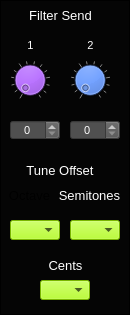
     <widget class="CustomFrame" name="frame_MsoSendFiltersTuneOffset">
      <property name="geometry">
       <rect>
        <x>10</x>
        <y>10</y>
        <width>130</width>
        <height>315</height>
       </rect>
      </property>
      <property name="styleSheet">
       <string notr="true">background-color: rgb(5, 5, 5);</string>
      </property>
      <property name="frameShape">
       <enum>QFrame::Panel</enum>
      </property>
      <property name="frameShadow">
       <enum>QFrame::Plain</enum>
      </property>
      <property name="lineWidth">
       <number>1</number>
      </property>
      <property name="midLineWidth">
       <number>1</number>
      </property>
      <widget class="QSpinBox" name="spinBox_Osc2SendFilter2_3">
       <property name="geometry">
        <rect>
         <x>70</x>
         <y>120</y>
         <width>50</width>
         <height>20</height>
        </rect>
       </property>
       <property name="font">
        <font>
         <pointsize>8</pointsize>
        </font>
       </property>
       <property name="focusPolicy">
        <enum>Qt::NoFocus</enum>
       </property>
       <property name="styleSheet">
        <string notr="true">background-color: rgb(80,80,80);
color: rgb(255, 255, 255);</string>
       </property>
       <property name="alignment">
        <set>Qt::AlignCenter</set>
       </property>
       <property name="readOnly">
        <bool>false</bool>
       </property>
       <property name="accelerated">
        <bool>true</bool>
       </property>
       <property name="maximum">
        <number>100</number>
       </property>
       <property name="value">
        <number>0</number>
       </property>
      </widget>
      <widget class="CustomDial" name="dial_MsoSendFilter2">
       <property name="geometry">
        <rect>
         <x>70</x>
         <y>60</y>
         <width>40</width>
         <height>40</height>
        </rect>
       </property>
       <property name="focusPolicy">
        <enum>Qt::NoFocus</enum>
       </property>
       <property name="styleSheet">
        <string notr="true">background-color: rgb(0, 85, 255);</string>
       </property>
       <property name="maximum">
        <number>100</number>
       </property>
       <property name="value">
        <number>0</number>
       </property>
       <property name="wrapping">
        <bool>false</bool>
       </property>
       <property name="notchTarget">
        <double>8.000000000000000</double>
       </property>
       <property name="notchesVisible">
        <bool>true</bool>
       </property>
      </widget>
      <widget class="QSpinBox" name="spinBox_MsoSendFilter1">
       <property name="geometry">
        <rect>
         <x>10</x>
         <y>120</y>
         <width>50</width>
         <height>20</height>
        </rect>
       </property>
       <property name="font">
        <font>
         <pointsize>8</pointsize>
        </font>
       </property>
       <property name="focusPolicy">
        <enum>Qt::NoFocus</enum>
       </property>
       <property name="styleSheet">
        <string notr="true">background-color: rgb(80,80,80);
color: rgb(255, 255, 255);</string>
       </property>
       <property name="alignment">
        <set>Qt::AlignCenter</set>
       </property>
       <property name="readOnly">
        <bool>false</bool>
       </property>
       <property name="accelerated">
        <bool>true</bool>
       </property>
       <property name="maximum">
        <number>100</number>
       </property>
       <property name="value">
        <number>0</number>
       </property>
      </widget>
      <widget class="QLabel" name="label_110">
       <property name="geometry">
        <rect>
         <x>15</x>
         <y>5</y>
         <width>91</width>
         <height>21</height>
        </rect>
       </property>
       <property name="font">
        <font>
         <pointsize>10</pointsize>
        </font>
       </property>
       <property name="styleSheet">
        <string notr="true">color: rgb(255, 255, 255);</string>
       </property>
       <property name="text">
        <string>Filter Send</string>
       </property>
       <property name="alignment">
        <set>Qt::AlignCenter</set>
       </property>
      </widget>
      <widget class="CustomDial" name="dial_MsoSendFilter1">
       <property name="geometry">
        <rect>
         <x>10</x>
         <y>60</y>
         <width>40</width>
         <height>40</height>
        </rect>
       </property>
       <property name="focusPolicy">
        <enum>Qt::NoFocus</enum>
       </property>
       <property name="styleSheet">
        <string notr="true">background-color: rgb(170, 85, 255);</string>
       </property>
       <property name="maximum">
        <number>100</number>
       </property>
       <property name="value">
        <number>0</number>
       </property>
       <property name="wrapping">
        <bool>false</bool>
       </property>
       <property name="notchTarget">
        <double>8.000000000000000</double>
       </property>
       <property name="notchesVisible">
        <bool>true</bool>
       </property>
      </widget>
      <widget class="QLabel" name="label_111">
       <property name="geometry">
        <rect>
         <x>20</x>
         <y>30</y>
         <width>21</width>
         <height>31</height>
        </rect>
       </property>
       <property name="font">
        <font>
         <pointsize>8</pointsize>
        </font>
       </property>
       <property name="styleSheet">
        <string notr="true">color: rgb(255, 255, 255);</string>
       </property>
       <property name="text">
        <string>1</string>
       </property>
       <property name="alignment">
        <set>Qt::AlignCenter</set>
       </property>
      </widget>
      <widget class="QLabel" name="label_112">
       <property name="geometry">
        <rect>
         <x>80</x>
         <y>30</y>
         <width>21</width>
         <height>31</height>
        </rect>
       </property>
       <property name="font">
        <font>
         <pointsize>8</pointsize>
        </font>
       </property>
       <property name="styleSheet">
        <string notr="true">color: rgb(255, 255, 255);</string>
       </property>
       <property name="text">
        <string>2</string>
       </property>
       <property name="alignment">
        <set>Qt::AlignCenter</set>
       </property>
      </widget>
      <widget class="CustomComboBox" name="comboBox_MsoTuneCents">
       <property name="geometry">
        <rect>
         <x>40</x>
         <y>280</y>
         <width>50</width>
         <height>20</height>
        </rect>
       </property>
       <property name="font">
        <font>
         <pointsize>8</pointsize>
        </font>
       </property>
       <property name="focusPolicy">
        <enum>Qt::NoFocus</enum>
       </property>
       <property name="styleSheet">
        <string notr="true">selection-background-color: rgb(255, 0, 0);
border-color: rgb(0, 0, 0);
background-color: rgb(170, 255, 0);
</string>
       </property>
       <property name="currentText">
        <string/>
       </property>
       <property name="currentIndex">
        <number>-1</number>
       </property>
       <property name="maxVisibleItems">
        <number>4</number>
       </property>
      </widget>
      <widget class="QLabel" name="label_114">
       <property name="geometry">
        <rect>
         <x>4</x>
         <y>185</y>
         <width>51</width>
         <height>21</height>
        </rect>
       </property>
       <property name="font">
        <font>
         <pointsize>10</pointsize>
        </font>
       </property>
       <property name="text">
        <string>Octave</string>
       </property>
       <property name="alignment">
        <set>Qt::AlignCenter</set>
       </property>
      </widget>
      <widget class="QLabel" name="label_116">
       <property name="geometry">
        <rect>
         <x>40</x>
         <y>255</y>
         <width>51</width>
         <height>21</height>
        </rect>
       </property>
       <property name="font">
        <font>
         <pointsize>10</pointsize>
        </font>
       </property>
       <property name="styleSheet">
        <string notr="true">color: rgb(255, 255, 255);</string>
       </property>
       <property name="text">
        <string>Cents</string>
       </property>
       <property name="alignment">
        <set>Qt::AlignCenter</set>
       </property>
      </widget>
      <widget class="QLabel" name="label_117">
       <property name="geometry">
        <rect>
         <x>10</x>
         <y>160</y>
         <width>100</width>
         <height>20</height>
        </rect>
       </property>
       <property name="font">
        <font>
         <pointsize>10</pointsize>
        </font>
       </property>
       <property name="styleSheet">
        <string notr="true">color: rgb(255, 255, 255);</string>
       </property>
       <property name="text">
        <string>Tune Offset</string>
       </property>
       <property name="alignment">
        <set>Qt::AlignCenter</set>
       </property>
      </widget>
      <widget class="QLabel" name="label_115">
       <property name="geometry">
        <rect>
         <x>54</x>
         <y>185</y>
         <width>71</width>
         <height>21</height>
        </rect>
       </property>
       <property name="font">
        <font>
         <pointsize>10</pointsize>
        </font>
       </property>
       <property name="styleSheet">
        <string notr="true">color: rgb(255, 255, 255);</string>
       </property>
       <property name="text">
        <string>Semitones</string>
       </property>
       <property name="alignment">
        <set>Qt::AlignCenter</set>
       </property>
      </widget>
      <widget class="CustomComboBox" name="comboBox_MsoTuneOctave">
       <property name="geometry">
        <rect>
         <x>10</x>
         <y>220</y>
         <width>50</width>
         <height>20</height>
        </rect>
       </property>
       <property name="font">
        <font>
         <pointsize>8</pointsize>
        </font>
       </property>
       <property name="focusPolicy">
        <enum>Qt::NoFocus</enum>
       </property>
       <property name="styleSheet">
        <string notr="true">selection-background-color: rgb(255, 0, 0);
border-color: rgb(0, 0, 0);
background-color: rgb(170, 255, 0);
</string>
       </property>
       <property name="currentText">
        <string/>
       </property>
       <property name="currentIndex">
        <number>-1</number>
       </property>
       <property name="maxVisibleItems">
        <number>4</number>
       </property>
      </widget>
      <widget class="CustomComboBox" name="comboBox_MsoTuneSemitones">
       <property name="geometry">
        <rect>
         <x>70</x>
         <y>220</y>
         <width>50</width>
         <height>20</height>
        </rect>
       </property>
       <property name="font">
        <font>
         <pointsize>8</pointsize>
        </font>
       </property>
       <property name="focusPolicy">
        <enum>Qt::NoFocus</enum>
       </property>
       <property name="styleSheet">
        <string notr="true">selection-background-color: rgb(255, 0, 0);
border-color: rgb(0, 0, 0);
background-color: rgb(170, 255, 0);
</string>
       </property>
       <property name="currentText">
        <string/>
       </property>
       <property name="currentIndex">
        <number>-1</number>
       </property>
       <property name="maxVisibleItems">
        <number>4</number>
       </property>
      </widget>
     </widget>
